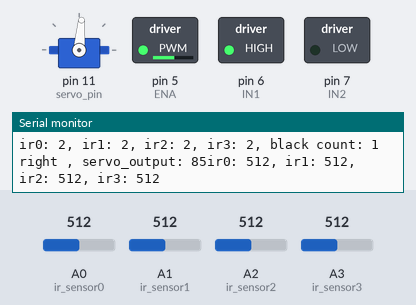
The sketch below on a simulated Arduino Nano, built with avr-gcc and run on an emulated ATmega328P. Shown: servo, switched loads named in the sketch (green lamp = pin HIGH), the last lines printed to the serial monitor. The inputs (shaded band) are chosen by the test bench; at power-on: A1 (ir_sensor1) = 512, A2 (ir_sensor2) = 512, A3 (ir_sensor3) = 512, A0 (ir_sensor0) = 512.

Above: at 0.07 s.
At 1.2 s:
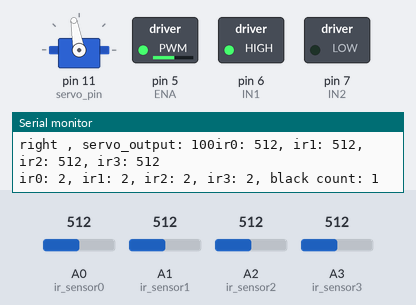
1.3 s: A1 (ir_sensor1) set to 189
4.3 s: A1 (ir_sensor1) set to 158
At 5.4 s:
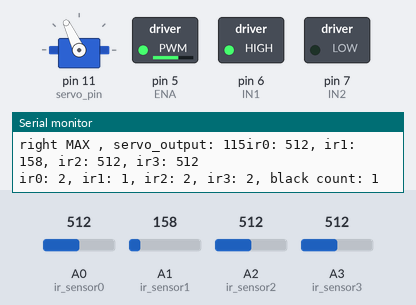
8.9 s: A2 (ir_sensor2) set to 104
11.9 s: A2 (ir_sensor2) set to 90
14.9 s: A3 (ir_sensor3) set to 108
17.9 s: A3 (ir_sensor3) set to 93
Timing chart, 0 to 20.9 s (numbered marks = the images above; inputs shaded):
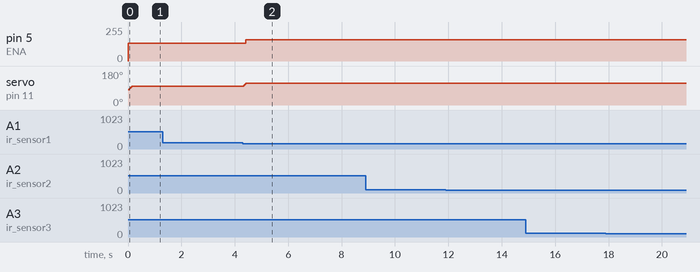

The sketch:

main.ino
```cpp
/***************************************************************/
/* Sample code for CSL final project                           */
/* Demonstrating 1) IR sensor, 2) Servo motor, and 3) DC Motor */
/***************************************************************/

// All grounds (GND) should be connected
// After finishing prototyping, you can power Nano by connecting a 9V battery to Vin pin

/***** IR Sensor *****/
#define ir_sensor0 A0 // A0 pin on the sensor
#define ir_sensor1 A1 // A1 pin on the sensor
#define ir_sensor2 A2 // A2 pin on the sensor
#define ir_sensor3 A3 // A2 pin on the sensor
// Vcc -> 5V
// GND -> GND


/***** Servo Motor *****/
#define servo_pin 11 // PWM pin (orange)
// Red -> 5V
// Brown -> GND

#include <Servo.h>
Servo myservo;
#define MIN_SERVO 35
#define MAX_SERVO 115
#define MID_SERVO 75
int servo_output = MID_SERVO;
int servo_step = 5;

/***** DC Motor (L298N) *****/
#define ENA 5 // (pwm)
#define IN1 6
#define IN2 7
// +12V -> (+) of 9V battery
// GND -> GND
// OUT1 & OUT2 -> DC Motor

#define WHITE 0
#define GRAY 1
#define BLACK 2

//IR Sensor white gray threshold
// wave track
// #define WG0 40
// #define WG1 97
// #define WG2 59
// #define WG3 39

// straight track
// #define WG0 40
// #define WG1 90
// #define WG2 47
// #define WG3 40

// irregular track
#define WG0 45
#define WG1 70
#define WG2 52
#define WG3 40
//IR Sensor black gray threshold
// wave track
// #define BG0 150
// #define BG1 200
// #define BG2 75
// #define BG3 70

// straight track
// #define BG0 150
// #define BG1 150
// #define BG2 80
// #define BG3 100

// irregular track
#define BG0 100
#define BG1 170
#define BG2 70
#define BG3 100
// car state
#define READY_TO_MOVE 0
#define MOVING 1
#define READY_TO_STOP 2
#define STOP 3
int car_state = 0;
int speed = 0;
int start_speed = 200;
int min_speed = 135;
int max_speed = 160;

int dc_dir = 0;
int dc_output = 0;
int black_count = 0;

int ir0_val = 0;
int ir1_val = 0;
int ir2_val = 0;
int ir3_val = 0;
int ir0_col = -1;
int ir1_col = -1;
int ir2_col = -1;
int ir3_col = -1;
int ir0_col_pre = -1;
int ir1_col_pre = -1;
int ir2_col_pre = -1;
int ir3_col_pre = -1;

int pre_color = -1;
int cur_color = -1;

int mid_back_count = 0;


void setup() {
  /****** IR Sensor ******/
  pinMode(ir_sensor0, INPUT);
  pinMode(ir_sensor1, INPUT);
  pinMode(ir_sensor2, INPUT);
  pinMode(ir_sensor3, INPUT);

  /***** Servo Motor *****/
  pinMode(servo_pin, OUTPUT);
  myservo.attach(servo_pin);

  /** DC Motor (L298N) ***/
  pinMode(ENA, OUTPUT);
  pinMode(IN1, OUTPUT);
  pinMode(IN2, OUTPUT);
  setDirection(dc_dir);
  analogWrite(ENA, dc_output);

  Serial.begin(38400);
}

void loop() {
  /* Read from the IR Sensor */
  Serial.print("ir0: ");
  Serial.print(analogRead(ir_sensor0));
  Serial.print(", ir1: ");
  Serial.print(analogRead(ir_sensor1));
  Serial.print(", ir2: ");
  Serial.print(analogRead(ir_sensor2));
  Serial.print(", ir3: ");
  Serial.print(analogRead(ir_sensor3));
  Serial.print("\n");
  ir0_val = analogRead(ir_sensor0);
  ir1_val = analogRead(ir_sensor1);
  ir2_val = analogRead(ir_sensor2);
  ir3_val = analogRead(ir_sensor3);

  //PRINT IR COLOR
  ir0_col = ir0_color(ir0_val);
  ir1_col = ir1_color(ir1_val);
  ir2_col = ir2_color(ir2_val);
  ir3_col = ir3_color(ir3_val);
  Serial.print("ir0: ");
  Serial.print(ir0_col);
  Serial.print(", ir1: ");
  Serial.print(ir1_col);
  Serial.print(", ir2: ");
  Serial.print(ir2_col);
  Serial.print(", ir3: ");
  Serial.print(ir3_col);


  // current color touched
  if(ir1_col == BLACK || ir2_col == BLACK)
    cur_color = BLACK;
  else
    cur_color = -1;

  // Count black box
  if(pre_color != BLACK && cur_color == BLACK)
    black_count += 1;

  //print black count
  Serial.print(", black count: ");
  Serial.print(black_count);
  Serial.print("\n");

  // Turn
  /*
  if(ir0_col == BLACK || ir0_col == WHITE){
    Serial.print("right ");
    servo_output += servo_step;
    if(servo_output > MAX_SERVO)
      servo_output = MAX_SERVO;
  }
  else if(ir3_col == BLACK || ir3_col == WHITE){
    Serial.print("left ");
    servo_output -= servo_step;
    if(servo_output < MIN_SERVO)
      servo_output = MIN_SERVO;
  }
  else{
    Serial.print("mid ");
    if(servo_output > MID_SERVO+2)
      servo_output -= 2;
    else if(servo_output < MID_SERVO-2)
      servo_output += 2;
  } */

  if (((ir0_col == BLACK && ir1_col == BLACK) || (ir0_col == WHITE && ir1_col == WHITE))) {
    Serial.print("right ");
    servo_output += servo_step;
    if(servo_output > MAX_SERVO-15)
      servo_output = MAX_SERVO-15;
  }
  else if (ir0_col == BLACK || ir0_col == WHITE) {
    Serial.print("right MAX ");
    servo_output += servo_step;
    if(servo_output > MAX_SERVO)
      servo_output = MAX_SERVO;
  }
  else if (((ir3_col == BLACK && ir2_col == BLACK) || (ir3_col == WHITE && ir2_col == WHITE))){
    Serial.print("left ");
    servo_output -= servo_step;
    if(servo_output < MIN_SERVO+15)
      servo_output = MIN_SERVO+15;
  }
  else if (ir3_col == BLACK || ir3_col == WHITE) {
    Serial.print("left MAX ");
    servo_output -= servo_step;
    if(servo_output < MIN_SERVO)
      servo_output = MIN_SERVO;
  }
  else {
    Serial.print("mid ");
    mid_back_count ++;
    if (mid_back_count >= 5) {
      mid_back_count = 0;
      if(servo_output > MID_SERVO+2)
        servo_output -= 1;
      else if(servo_output < MID_SERVO-2)
        servo_output += 1;
    }
  }

  //print servo val
  myservo.write(servo_output);
  Serial.print(", servo_output: ");
  Serial.print(servo_output);

  // speed control
  speed = min_speed + (max_speed - min_speed) * pow(abs(servo_output -  MID_SERVO) / (MAX_SERVO - MID_SERVO), 2);

  // decide car state
  // start moving
  if (black_count == 1){
    car_state = MOVING;
  }
  // slow down
  if (black_count == 9){
    car_state = READY_TO_STOP;
  }
  // stop
  else if (black_count == 10){
    black_count = 0;
    car_state = STOP;
  }

  if (car_state == READY_TO_MOVE){
    setDirection(0);
    analogWrite(ENA, start_speed);
    delay(20);
  }
  else if (car_state == MOVING){
    analogWrite(ENA, speed);
    delay(20);
  }
  else if (car_state == READY_TO_STOP){
    setDirection(0);
    analogWrite(ENA, speed);
    delay(20);
  }
  else if (car_state == STOP){
    analogWrite(ENA, 0);
    delay(3000);
    car_state = READY_TO_MOVE;
  }

  pre_color = cur_color;

}

void setDirection(int dir){
  if (dir == 0){
    digitalWrite(IN1, HIGH);
    digitalWrite(IN2, LOW);
  } else if (dir == 1){
    digitalWrite(IN1, LOW);
    digitalWrite(IN2, HIGH);
  }
}

// white:0 gray:1 black:2
int ir0_color(int val){
  if(val<=WG0)
    return WHITE;
  else if(val<=BG0)
    return GRAY;
  else
    return BLACK;
}

int ir1_color(int val){
  if(val<=WG1)
    return WHITE;
  else if(val<=BG1)
    return GRAY;
  else
    return BLACK;
}

int ir2_color(int val){
  if(val<=WG2)
    return WHITE;
  else if(val<=BG2)
    return GRAY;
  else
    return BLACK;
}

int ir3_color(int val){
  if(val<=WG3)
    return WHITE;
  else if(val<=BG3)
    return GRAY;
  else
    return BLACK;
}
```

Measured:
- the behaviour switches between 171 and 170 on A1 (ir_sensor1) (found by bisection; images 1 and 2)
- after the input at 4.3 s, pin 5 (ENA): 135/255 → 160/255 after 0.11 s; servo on pin 11 (servo_pin): 100° → 115° at once
